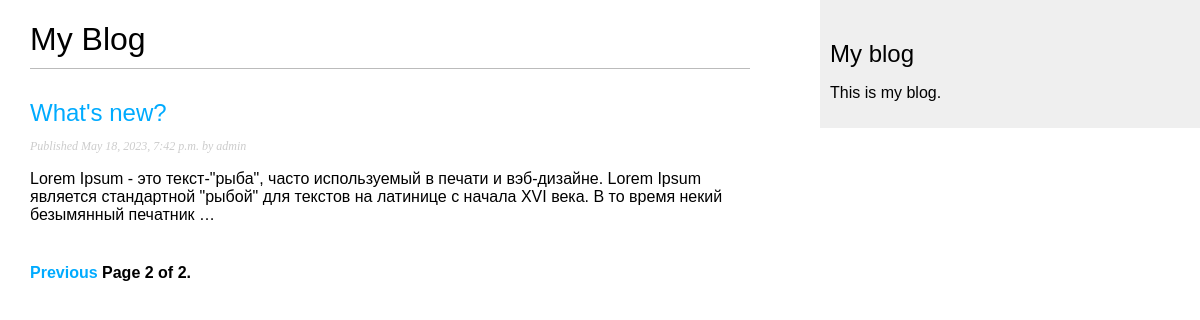
/blog/?page=2, run on an earlier commit of the app's database.
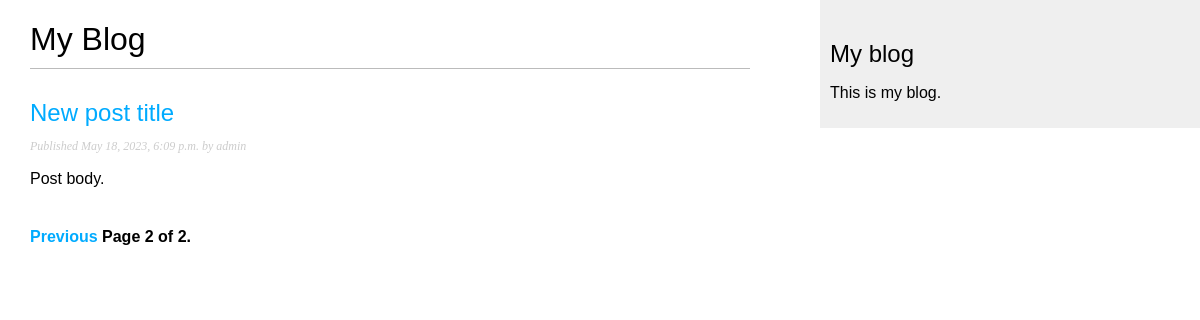
And on a later commit of the database.
### blog/models.py (models this page shows, shortened)
class Post(models.Model):
    class Status(models.TextChoices):
        DRAFT = 'DF', 'Draft'
        PUBLISHED = 'PB', 'Published'
    title = models.CharField(max_length=250)
    slug = models.SlugField(
        max_length=250, unique_for_date='publish'
    )  # уникальное значение поля slug для определенной даты
    body = models.TextField()
    publish = models.DateTimeField(default=timezone.now)
    created = models.DateTimeField(auto_now_add=True)
    updated = models.DateTimeField(auto_now=True)
    status = models.CharField(max_length=2,
                              choices=Status.choices,
                              default=Status.DRAFT)
    author = models.ForeignKey(User,
                               on_delete=models.CASCADE,
                               related_name='blog_posts')
    objects = models.Manager()
    published = PublishedManager()
    class Meta:
        ordering = ['-publish']
        indexes = [
            models.Index(fields=['-publish']),
        ]
    def get_absolute_url(self):
        return reverse('blog:post_details',
                       args=[
                           self.publish.year, self.publish.month,
                           self.publish.day, self.slug
                       ])

### blog/views.py (the view)
# urls.py: path('', views.PostListView.as_view(), name='post_list'),
class PostListView(ListView):
    queryset = Post.published.all()
    context_object_name = 'posts'
    paginate_by = 3
    template_name = 'blog/post/list.html'

### blog/templates/blog/post/list.html (shortened to what this page needs)
{% extends 'blog/base.html' %}
{% block content %}
  <h1>My Blog</h1>
  {% for post in posts %}
    <h2><a href="{{ post.get_absolute_url }}">{{ post.title }}</a></h2>
    <p class="date">Published {{ post.publish }} by {{ post.author }}</p>
    {{ post.body|truncatewords:30|linebreaks }}
  {% endfor %}
  {% include "pagination.html" with page=page_obj %}
{% endblock %}

What changed in the data, as far as the page shows it:
no longer on this page (row edited): Post: title "What's new?", publish "May 18, 2023, 7:42 p.m.", author "admin", body "Lorem Ipsum - это текст-\"рыба\", часто используемый в печати и вэб-дизайне. Lorem Ipsum является стандартной \"рыбой\" для текстов на латинице с начала XVI века. В то время некий безымянный печатник …"
now on this page (row edited): Post: title "New post title", publish "May 18, 2023, 6:09 p.m.", author "admin", body "Post body."
